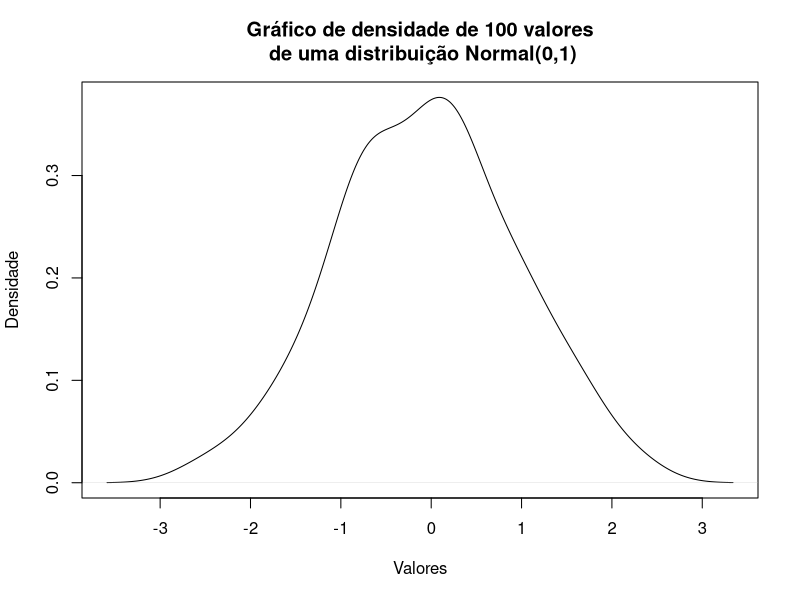
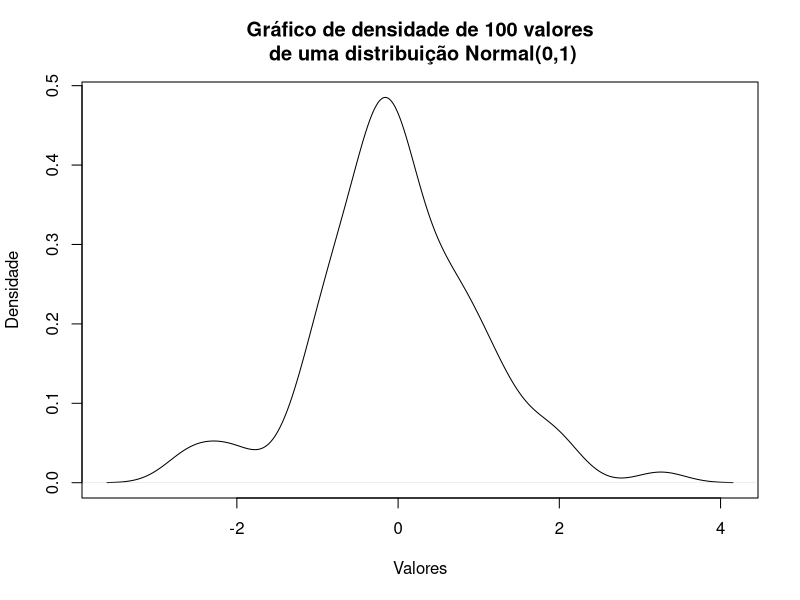

Generate these figures, in order, with R:
## ---- chunk 1
knitr::opts_chunk$set(echo = TRUE)
## ---- chunk 2
#```{r}

#```
## ---- chunk 3
1+1
## ---- chunk 4
1+1
## ---- chunk 5
1+1
## ---- chunk 6
#```{r}
#plot(density(rnorm(100)), 
#     xlab = 'Valores', 
#     ylab = 'Densidade',
#     main = 'Gráfico de densidade de 100 valores\n de uma distribuição #Normal(0,1)')
#```
## ---- chunk 7
plot(density(rnorm(100)), 
     xlab = 'Valores', 
     ylab = 'Densidade',
     main = 'Gráfico de densidade de 100 valores\n de uma distribuição Normal(0,1)')
## ---- chunk 8
plot(density(rnorm(100)), 
     xlab = 'Valores', 
     ylab = 'Densidade',
     main = 'Gráfico de densidade de 100 valores\n de uma distribuição Normal(0,1)')
